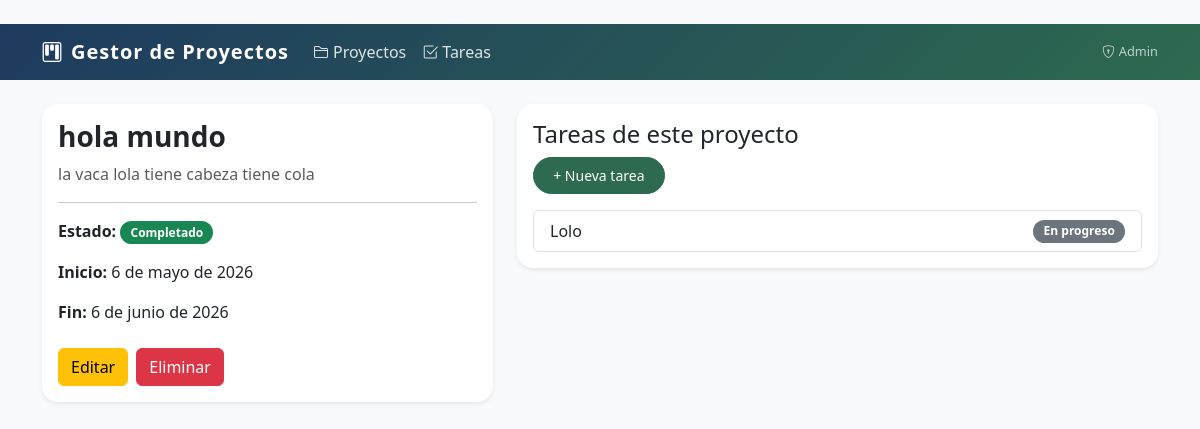
The page /proyecto/2/ on the database as committed earlier.
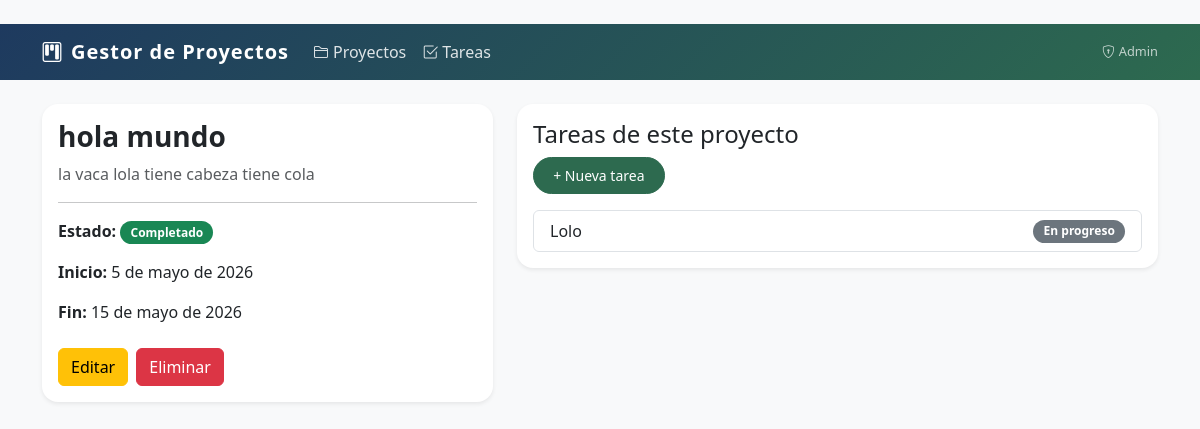
The same page on the database as committed later.
### proyectos/models.py (models this page shows, shortened)
class Proyecto(models.Model):
    ESTADO_CHOICES = [
        ('activo',     'Activo'),
        ('pausado',    'Pausado'),
        ('completado', 'Completado'),
        ('cancelado',  'Cancelado'),
    ]
    nombre       = models.CharField(max_length=200, verbose_name='Nombre')
    descripcion  = models.TextField(blank=True, verbose_name='Descripcion')
    imagen       = models.ImageField(upload_to='proyectos/', blank=True, null=True,
                                     verbose_name='Imagen del proyecto')
    fecha_inicio = models.DateField(verbose_name='Fecha de inicio')
    fecha_fin    = models.DateField(null=True, blank=True, verbose_name='Fecha de fin')
    estado       = models.CharField(max_length=20, choices=ESTADO_CHOICES,
                                    default='activo', verbose_name='Estado')
    creado_en    = models.DateTimeField(auto_now_add=True)
    actualizado_en = models.DateTimeField(auto_now=True)
    class Meta:
        verbose_name        = 'Proyecto'
        verbose_name_plural = 'Proyectos'
        ordering            = ['-creado_en']

class Tarea(models.Model):
    PRIORIDAD_CHOICES = [
        ('baja',    'Baja'),
        ('media',   'Media'),
        ('alta',    'Alta'),
        ('urgente', 'Urgente'),
    ]
    ESTADO_CHOICES = [
        ('pendiente',   'Pendiente'),
        ('en_progreso', 'En progreso'),
        ('completada',  'Completada'),
        ('cancelada',   'Cancelada'),
    ]
    proyecto     = models.ForeignKey(Proyecto, on_delete=models.CASCADE,
                                     related_name='tareas', verbose_name='Proyecto')
    titulo       = models.CharField(max_length=200, verbose_name='Titulo')
    descripcion  = models.TextField(blank=True, verbose_name='Descripcion')
    prioridad    = models.CharField(max_length=10, choices=PRIORIDAD_CHOICES,
                                    default='media', verbose_name='Prioridad')
    estado       = models.CharField(max_length=15, choices=ESTADO_CHOICES,
                                    default='pendiente', verbose_name='Estado')
    fecha_limite = models.DateField(null=True, blank=True, verbose_name='Fecha limite')
    creado_en    = models.DateTimeField(auto_now_add=True)
    actualizado_en = models.DateTimeField(auto_now=True)
    class Meta:
        verbose_name        = 'Tarea'
        verbose_name_plural = 'Tareas'
        ordering            = ['prioridad', '-creado_en']

### proyectos/views.py (the view)
# urls.py: path('proyecto/<int:pk>/',     views.proyecto_detalle,  name='proyecto_detalle'),
def proyecto_detalle(request, pk):
    proyecto = get_object_or_404(Proyecto, pk=pk)
    tareas   = proyecto.tareas.all()
    return render(request, 'proyecto_detalle.html',
                  {'proyecto': proyecto, 'tareas': tareas})

### templates/proyecto_detalle.html (shortened to what this page needs)
﻿{% extends 'base.html' %}
{% load cloudinary %}
{% block content %}
<div class="row g-4">
  <div class="col-md-5">
    <div class="card shadow-sm border-0">
      <div class="card-body">
        <h3 class="fw-bold">{{ proyecto.nombre }}</h3>
        <p class="text-muted">{{ proyecto.descripcion }}</p>
        <hr>
        <p><strong>Estado:</strong> <span class="badge bg-success">{{ proyecto.get_estado_display }}</span></p>
        <p><strong>Inicio:</strong> {{ proyecto.fecha_inicio }}</p>
        {% if proyecto.fecha_fin %}<p><strong>Fin:</strong> {{ proyecto.fecha_fin }}</p>{% endif %}
        <div class="d-flex gap-2 mt-4">
          <a href="{% url 'proyecto_editar' proyecto.pk %}" class="btn btn-warning">Editar</a>
          <a href="{% url 'proyecto_eliminar' proyecto.pk %}" class="btn btn-danger">Eliminar</a>
        </div>
      </div>
    </div>
  </div>
  <div class="col-md-7">
    <div class="card shadow-sm border-0">
      <div class="card-body">
        <h4>Tareas de este proyecto</h4>
        <a href="{% url 'tarea_crear' %}?proyecto={{ proyecto.pk }}" class="btn btn-primary btn-sm mb-3">+ Nueva tarea</a>
        {% if tareas %}
          <ul class="list-group">
            {% for t in tareas %}
            <li class="list-group-item d-flex justify-content-between align-items-center">
              {{ t.titulo }}
              <span class="badge bg-secondary">{{ t.get_estado_display }}</span>
            </li>
            {% endfor %}
          </ul>
        {% else %}
          <p class="text-muted">No hay tareas aún.</p>
        {% endif %}
      </div>
    </div>
  </div>
</div>
{% endblock %}

### templates/base.html (shortened to what this page needs)
﻿<!DOCTYPE html>
<html lang="es">
<head>
  <link href="https://cdn.jsdelivr.net/npm/bootstrap@5.3.3/dist/css/bootstrap.min.css" rel="stylesheet">
  <link href="https://cdn.jsdelivr.net/npm/bootstrap-icons@1.11.3/font/bootstrap-icons.css" rel="stylesheet">
</head>
<body>
<nav class="navbar navbar-expand-lg navbar-dark mb-4">
  <div class="container">
    <a class="navbar-brand" href="/"><i class="bi bi-kanban me-2"></i>Gestor de Proyectos</a>
    <div class="collapse navbar-collapse" id="nav">
      <ul class="navbar-nav me-auto">
        <li class="nav-item"><a class="nav-link" href="{% url 'proyecto_lista' %}"><i class="bi bi-folder2 me-1"></i>Proyectos</a></li>
        <li class="nav-item"><a class="nav-link" href="{% url 'tarea_lista' %}"><i class="bi bi-check2-square me-1"></i>Tareas</a></li>
      </ul>
      <a href="/admin/" class="admin-link text-white text-decoration-none"><i class="bi bi-shield-lock me-1"></i>Admin</a>
    </div>
  </div>
</nav>
<div class="container pb-5">
  {% block content %}{% endblock %}
</div>
</body>
</html>

### templates/base.html (style rules this page uses)
body { background: #f8f9fa; }
.navbar { background: linear-gradient(135deg, #1e3a5f, #2d6a4f) !important; }
.navbar-brand { font-weight: 700; letter-spacing: 1px; color: #fff !important; }
.nav-link { color: rgba(255,255,255,0.85) !important; }
.card { border: none; border-radius: 16px; box-shadow: 0 4px 20px rgba(0,0,0,0.08); transition: transform .2s, box-shadow .2s; overflow: hidden; }
.badge { font-size: .75rem; padding: .45em .85em; border-radius: 50px; }
.btn-primary { background: #2d6a4f; border-color: #2d6a4f; border-radius: 50px; padding: .45rem 1.2rem; }
.admin-link { font-size: .8rem; opacity: .7; }

Rows that differ between the two databases and show on the page:
changed Proyecto "hola mundo": fecha_inicio "6 de mayo de 2026" → "5 de mayo de 2026"; fecha_fin "6 de junio de 2026" → "15 de mayo de 2026"
